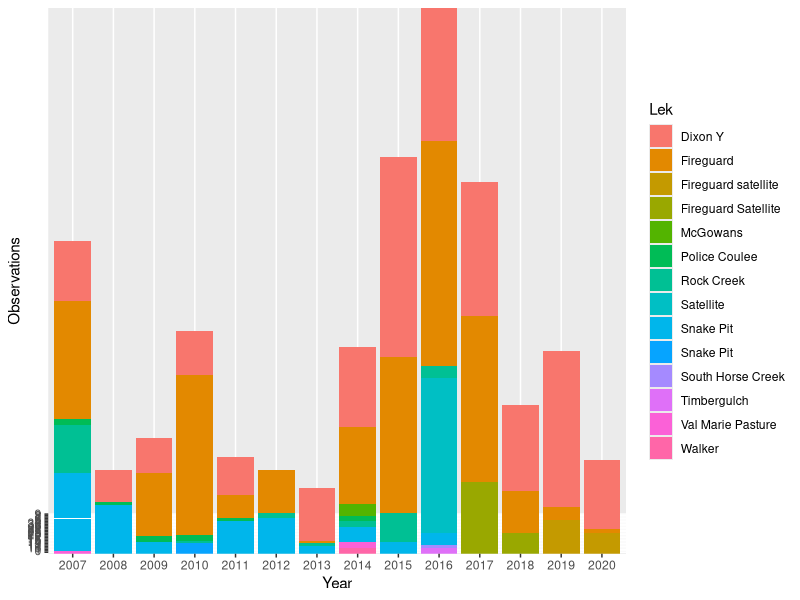

Here is the R script that generated this plot:
#I am choosing to not use groundhog so I will load packages without
library(tidyverse)
library(ggplot2)
library(dplyr)

#Viewing my data
GSG.abundance <- read.csv("data/url/PC_GSG_abundance.csv")

#Research question: How many male sage grouse visit the lek sites each year?
#Creating a new dataframe with the three variables of interest excluding the entry without a year

male_GSG_obs<- GSG.abundance[c(2:197,199:205),c(2,6,38)]

#Renaming a heading
table(male_GSG_obs$heading)
colnames(male_GSG_obs)[3]  <- "Observations"

#Created a stacked bar chart
figure_1 <- ggplot(data = male_GSG_obs, aes(x=Year, y=Observations))
figure_1 + geom_bar(stat = "identity", aes(fill=Lek))
